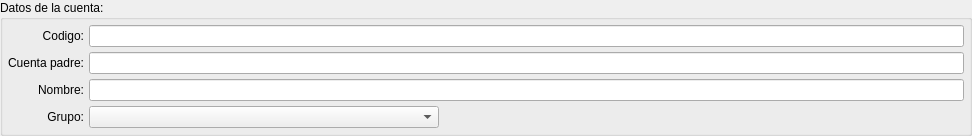
        <widget class="QGroupBox" name="groupBox_4" >
         <property name="layoutDirection" >
          <enum>Qt::LeftToRight</enum>
         </property>
         <property name="title" >
          <string>Datos de la cuenta:</string>
         </property>
         <layout class="QHBoxLayout" >
          <property name="margin" >
           <number>5</number>
          </property>
          <property name="spacing" >
           <number>5</number>
          </property>
          <item>
           <layout class="QGridLayout" >
            <property name="margin" >
             <number>0</number>
            </property>
            <property name="spacing" >
             <number>5</number>
            </property>
            <item row="3" column="1" >
             <widget class="QComboBox" name="combogrupos" >
              <property name="sizePolicy" >
               <sizepolicy>
                <hsizetype>7</hsizetype>
                <vsizetype>0</vsizetype>
                <horstretch>0</horstretch>
                <verstretch>0</verstretch>
               </sizepolicy>
              </property>
              <property name="minimumSize" >
               <size>
                <width>350</width>
                <height>0</height>
               </size>
              </property>
             </widget>
            </item>
            <item row="2" column="1" colspan="2" >
             <widget class="QLineEdit" name="descripcion" />
            </item>
            <item row="1" column="1" colspan="2" >
             <widget class="QLineEdit" name="codigopadre" />
            </item>
            <item row="1" column="0" >
             <widget class="QLabel" name="TextLabel2" >
              <property name="text" >
               <string>Cuenta padre:</string>
              </property>
              <property name="alignment" >
               <set>Qt::AlignRight|Qt::AlignTrailing|Qt::AlignVCenter</set>
              </property>
             </widget>
            </item>
            <item row="3" column="2" >
             <spacer>
              <property name="orientation" >
               <enum>Qt::Horizontal</enum>
              </property>
              <property name="sizeType" >
               <enum>QSizePolicy::Expanding</enum>
              </property>
              <property name="sizeHint" >
               <size>
                <width>520</width>
                <height>20</height>
               </size>
              </property>
             </spacer>
            </item>
            <item row="0" column="0" >
             <widget class="QLabel" name="Codigo" >
              <property name="text" >
               <string>Codigo:</string>
              </property>
              <property name="alignment" >
               <set>Qt::AlignRight|Qt::AlignTrailing|Qt::AlignVCenter</set>
              </property>
             </widget>
            </item>
            <item row="0" column="1" colspan="2" >
             <widget class="QLineEdit" name="codigo" >
              <property name="sizePolicy" >
               <sizepolicy>
                <hsizetype>7</hsizetype>
                <vsizetype>0</vsizetype>
                <horstretch>0</horstretch>
                <verstretch>0</verstretch>
               </sizepolicy>
              </property>
             </widget>
            </item>
            <item row="2" column="0" >
             <widget class="QLabel" name="Codigo_2" >
              <property name="text" >
               <string>Nombre:</string>
              </property>
              <property name="alignment" >
               <set>Qt::AlignRight|Qt::AlignTrailing|Qt::AlignVCenter</set>
              </property>
             </widget>
            </item>
            <item row="3" column="0" >
             <widget class="QLabel" name="TextLabel5" >
              <property name="text" >
               <string>Grupo:</string>
              </property>
              <property name="alignment" >
               <set>Qt::AlignRight|Qt::AlignTrailing|Qt::AlignVCenter</set>
              </property>
             </widget>
            </item>
           </layout>
          </item>
         </layout>
        </widget>
